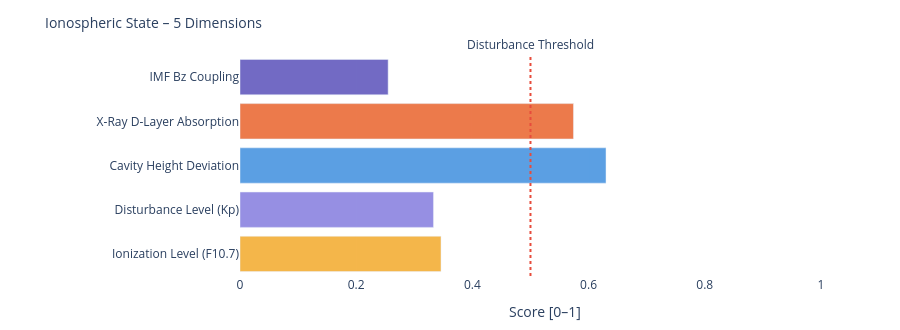

Source (notebook cell):
### Markdown cell above
---
### 📐 Systemic Insight: Geometric Cavity vs. Real Schumann Resonance

**Relevant for:** Layer 6 = delta analysis &nbsp;|&nbsp; Layer 7 = feature vector / system interpretation

A cavity height change from 80 km to 70 km shifts the **idealized geometric frequencies** only minimally:

| Modus | Aktuell | Referenz | Δ |
|-------|---------|----------|---|
| SR-1 | 10.4762 Hz | 10.4599 Hz | +16 mHz |
| SR-2 | 18.1452 Hz | 18.1171 Hz | +28 mHz |
| SR-3 | 25.6612 Hz | 25.6215 Hz | +40 mHz |
| SR-4 | 33.1285 Hz | 33.0772 Hz | +51 mHz |

The geometric effect is limited because 10 km is very small compared to Earth's radius (~6371 km).

**Consequence:** Real Schumann deviations are likely driven more strongly by **conductivity, damping, day/night structure, lightning distribution and source geometry** than by pure cavity height.

---

**Layer 6 compares:**
```
geometric Δ from Layer 4  vs.  observed Δ from real Schumann measurement data
```

**Layer 7 Feature:**
```
If real Δ >> geometric Δ  →  non-geometric factors dominant
```

### Code cell
# ============================================================
# IONOSPHERIC STATE – Summary gauge
# Five dimensions: ionization, disturbance, cavity height, X-Ray, Bz coupling
# ============================================================

def norm(v, lo, hi):
    if v is None: return None
    return round(max(0.0, min(1.0, (v - lo) / (hi - lo))), 3)

# Ionization level (F10.7 → F2-Layer)
ioniz = norm(f107_val, 60, 250)

# Disturbance level (Kp → E/F-Layer irregularities)
disturb = norm(kp_val, 0, 9)

# Cavity height deviation from reference (80 km)
h_dev = norm(abs(h_eff - 80), 0, 20)

# X-Ray ionization (D-Layer absorption)
xray_ioniz = None
if xray_now is not None:
    xray_ioniz = norm(math.log10(max(xray_now, 1e-9)) + 9, 0, 5)

# Bz coupling (southward Bz → stronger magnetosphere-ionosphere coupling)
bz_coupling = norm(-(bz_now or 0), -5, 30) if bz_now is not None else None

dims = [
    ('Ionization Level (F10.7)',    ioniz,      '#F2A623'),
    ('Disturbance Level (Kp)',      disturb,    '#7F77DD'),
    ('Cavity Height Deviation',     h_dev,      '#378ADD'),
    ('X-Ray D-Layer Absorption',    xray_ioniz, '#E85D24'),
    ('IMF Bz Coupling',             bz_coupling,'#534AB7'),
]

fig = go.Figure()
for name, val, col in dims:
    if val is not None:
        h = int(val * 20)
        bar = '█' * h + '░' * (20 - h)
        label = f'{name}:  {bar}  {val:.3f}'
    else:
        label = f'{name}:  {"─" * 20}  n/a'
    fig.add_trace(go.Bar(
        x=[val if val is not None else 0],
        y=[name],
        orientation='h',
        marker_color=col, opacity=0.82,
        showlegend=False
    ))

fig.add_vline(x=0.5, line_dash='dot', line_color='#e74c3c',
              annotation_text='Disturbance Threshold', annotation_position='top')
fig.update_layout(
    title=dict(text='Ionospheric State – 5 Dimensions', font=dict(size=14)),
    xaxis=dict(title='Score [0–1]', range=[0, 1.05]),
    height=330, plot_bgcolor='rgba(0,0,0,0)', paper_bgcolor='rgba(0,0,0,0)',
    margin=dict(l=240, r=50, t=55, b=40)
)
fig.show()

print(f'\nIonospheric state:')
for name, val, _ in dims:
    print(f'  {name:<35} {val:.3f}' if val is not None else f'  {name:<35} n/a')

### Figure 1 — Plotly figure (JSON) as saved in the notebook; plotly's stock layout.template omitted (floating-point values rounded to 4 significant figures)
{"data": [{"marker": {"color": "#F2A623"}, "opacity": 0.82, "orientation": "h", "showlegend": false, "type": "bar", "x": [0.346], "y": ["Ionization Level (F10.7)"]}, {"marker": {"color": "#7F77DD"}, "opacity": 0.82, "orientation": "h", "showlegend": false, "type": "bar", "x": [0.333], "y": ["Disturbance Level (Kp)"]}, {"marker": {"color": "#378ADD"}, "opacity": 0.82, "orientation": "h", "showlegend": false, "type": "bar", "x": [0.63], "y": ["Cavity Height Deviation"]}, {"marker": {"color": "#E85D24"}, "opacity": 0.82, "orientation": "h", "showlegend": false, "type": "bar", "x": [0.574], "y": ["X-Ray D-Layer Absorption"]}, {"marker": {"color": "#534AB7"}, "opacity": 0.82, "orientation": "h", "showlegend": false, "type": "bar", "x": [0.255], "y": ["IMF Bz Coupling"]}], "layout": {"annotations": [{"showarrow": false, "text": "Disturbance Threshold", "x": 0.5, "xanchor": "center", "xref": "x", "y": 1, "yanchor": "bottom", "yref": "y domain"}], "height": 330, "margin": {"b": 40, "l": 240, "r": 50, "t": 55}, "paper_bgcolor": "rgba(0,0,0,0)", "plot_bgcolor": "rgba(0,0,0,0)", "shapes": [{"line": {"color": "#e74c3c", "dash": "dot"}, "type": "line", "x0": 0.5, "x1": 0.5, "xref": "x", "y0": 0, "y1": 1, "yref": "y domain"}], "title": {"font": {"size": 14}, "text": "Ionospheric State – 5 Dimensions"}, "xaxis": {"range": [0, 1.05], "title": {"text": "Score [0–1]"}}}}
